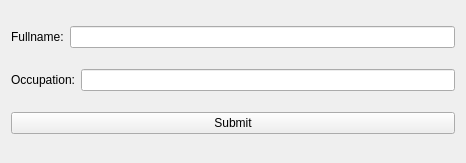
<?xml version="1.0" encoding="UTF-8"?>
<ui version="4.0">
 <class>Widget</class>
 <widget class="QWidget" name="Widget">
  <property name="geometry">
   <rect>
    <x>0</x>
    <y>0</y>
    <width>466</width>
    <height>163</height>
   </rect>
  </property>
  <property name="mouseTracking">
   <bool>false</bool>
  </property>
  <property name="windowTitle">
   <string>Form</string>
  </property>
  <layout class="QVBoxLayout" name="verticalLayout">
   <item>
    <layout class="QHBoxLayout" name="horizontalLayout">
     <item>
      <widget class="QLabel" name="label">
       <property name="text">
        <string>Fullname:</string>
       </property>
      </widget>
     </item>
     <item>
      <widget class="QLineEdit" name="full_name_line_edit"/>
     </item>
    </layout>
   </item>
   <item>
    <layout class="QHBoxLayout" name="horizontalLayout_2">
     <item>
      <widget class="QLabel" name="label_2">
       <property name="text">
        <string>Occupation:</string>
       </property>
      </widget>
     </item>
     <item>
      <widget class="QLineEdit" name="occupation_line_edit"/>
     </item>
    </layout>
   </item>
   <item>
    <widget class="QPushButton" name="submit_button">
     <property name="text">
      <string>Submit</string>
     </property>
    </widget>
   </item>
  </layout>
 </widget>
 <resources/>
 <connections/>
</ui>
